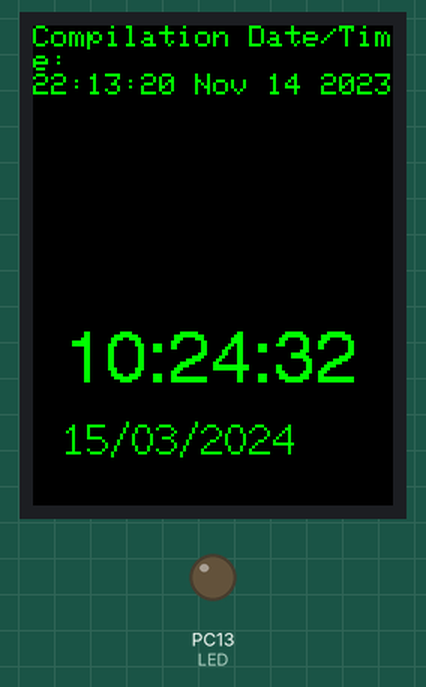
Bench run of a sketch on a simulated STM32 Blue Pill. On the bench: 240×320 colour display, output pins drawn as LEDs (lit = HIGH). Dashed ring = blinking. The local clock reads 2024-03-15 10:24:30 at power-on unless the sketch sets it.

Above: at 2.3 s.
At 7.3 s:
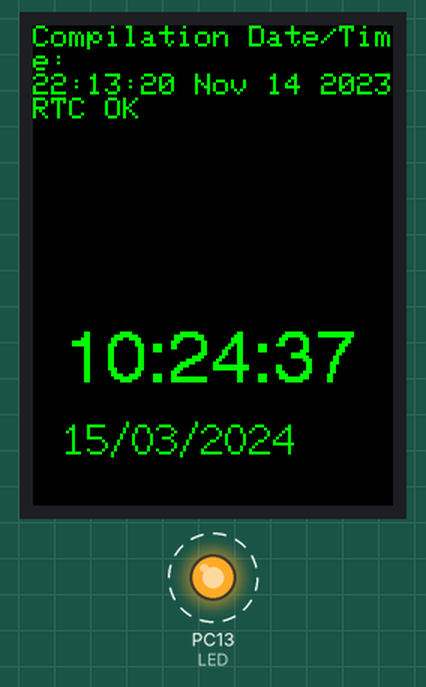
At 23.7 s:
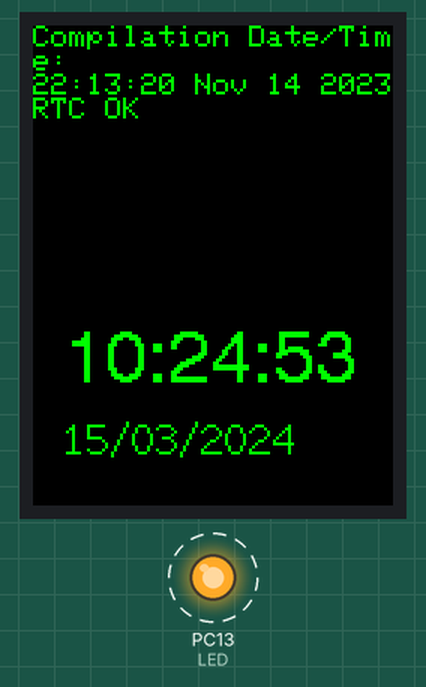
At 39.0 s:
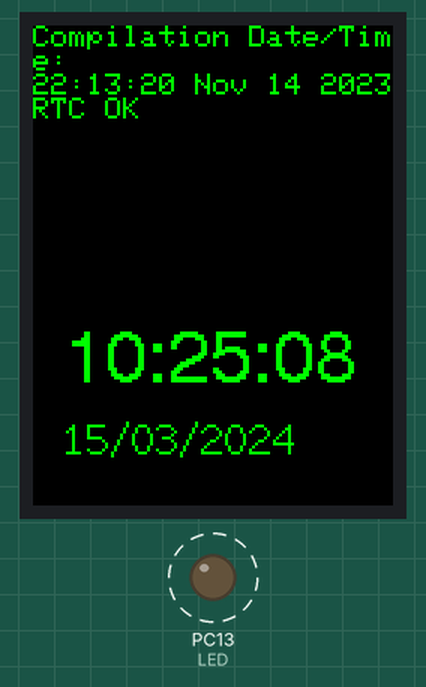
Timing chart, 0 to 40.0 s (numbered marks = the images above):
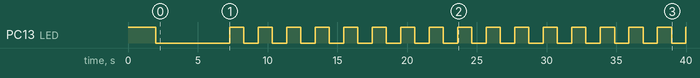

Measured:
- by itself, PC13 (LED): repeats every 2.0 s: HIGH 1.0 s, LOW 1.0 s
- what the display in image 0 shows lasts 5.0 s, from 2.3 s to 7.3 s
- what the display in image 1 shows lasts 1.0 s, from 7.3 s to 8.3 s

The sketch:

rtc_test.ino
```cpp
/* S280116 - HW ref. A181115
 *
 * Example code: Time library with RTC clock(STM32F103C8T6) without Time library (https://github.com/PaulStoffregen/Time)
 *
 *
 *  Tested on Aruino IDE 1.6.5 + Arduino_STM32. A181115 in "maple-mini" mode.
 */


#include <RTClock.h>
#include <SPI.h>
#include <Adafruit_GFX_AS.h>    // Core graphics library, with extra fonts.
#include <Adafruit_ILI9341_STM.h> // STM32 DMA Hardware-specific library

#define cs   PA3
#define dc   PA1
#define rst  PA2

Adafruit_ILI9341_STM tft = Adafruit_ILI9341_STM(cs, dc, rst);       // Invoke custom library

#define LED PC13

typedef struct TimeElements
{
  uint8_t Second;
  uint8_t Minute;
  uint8_t Hour;
  uint8_t Wday;   // Day of week, sunday is day 1
  uint8_t Day;
  uint8_t Month;
  uint8_t Year;   // Offset from 1970;
} TimeElements ;


uint32_t      dateTime_t;
TimeElements  dateTime;

const String  compTime = __TIME__;
const String  compDate = __DATE__;

RTClock rt (RTCSEL_LSE);  // Initialise RTC with LSE

void setup()
{
  pinMode(LED, OUTPUT);

  // Some delay waiting serial ready
  digitalWrite(LED, HIGH);
  delay(2000);
  digitalWrite(LED, LOW);

  tft.begin();
  tft.fillScreen(ILI9341_BLACK);
  //tft.setTextColor(ILI9341_BLACK);
  tft.setTextSize(2);
  tft.setTextColor(ILI9341_GREEN, ILI9341_BLACK);
  //tft.drawString("Starting...",20,20,4);

  /*
  Serial.print("Compilation Date/Time: ");
  Serial.print(compTime);
  Serial.print(" ");
  Serial.println(compDate);

  Serial.print("RTC Counter (unix time): ");
  Serial.println(rt.getTime());
  */

  tft.println("Compilation Date/Time: ");
  tft.print(compTime);
  tft.print(" ");
  tft.println(compDate);

  RTCdisplay(); // Display RTC date/time

  // Convert compilation time strings to "unix" format
  dateTime.Second = compTime.substring(6,8).toInt();
  dateTime.Minute = compTime.substring(3,5).toInt();
  dateTime.Hour   = compTime.substring(0,2).toInt();
  dateTime.Day    = compDate.substring(4,6).toInt();
  switch (compDate[0])
  {
      case 'J': dateTime.Month = compDate[1] == 'a' ? 1 : compDate[2] == 'n' ? 6 : 7; break;
      case 'F': dateTime.Month = 2; break;
      case 'A': dateTime.Month = compDate[2] == 'r' ? 4 : 8; break;
      case 'M': dateTime.Month = compDate[2] == 'r' ? 3 : 5; break;
      case 'S': dateTime.Month = 9; break;
      case 'O': dateTime.Month = 10; break;
      case 'N': dateTime.Month = 11; break;
      case 'D': dateTime.Month = 12; break;
  };
  dateTime.Year = compDate.substring(7,11).toInt() - 1970;
  dateTime_t = makeTime(dateTime);    // Store compilation time in "unix" format

  delay(5000);

  // Set RTC at compilation time if needed
  if (dateTime_t > (uint32_t)rt.getTime())      // Compilation time > RTC time?
  // Yes. Set RCT time from compilation time
  {
    /*
    Serial.println();
    Serial.println("RTC Set to compilation Date/Time");
    rt.setTime(dateTime_t);
    */


    tft.println("RTC Set to compilation Date/Time");
    rt.setTime(dateTime_t);

    /*
    Serial.print("New RTC Date/Time: ");
    Serial.print(dateTime.Hour);
    Serial.print(":");
    Serial.print(dateTime.Minute);
    Serial.print(":");
    Serial.print(dateTime.Second);
    Serial.print(" ");
    Serial.print(dateTime.Day);
    Serial.print("-");
    Serial.print(dateTime.Month);
    Serial.print("-");
    Serial.println(dateTime.Year + 1970);
    Serial.println();
    */
  }
  else
  {
    tft.println("RTC OK");
  }
}

void loop()
{
  RTCdisplay();
  digitalWrite(LED,!digitalRead(LED));
  delay(1000);
}

void RTCdisplay()
{
  // Display RCT time
  /*
  Serial.print("RTC Date/Time:    ");
  breakTime(rt.getTime(), dateTime);
  Serial.print(dateTime.Hour);
  printDigits(dateTime.Minute);
  printDigits(dateTime.Second);
  Serial.print(" ");
  Serial.print(dateTime.Day);
  Serial.print("-");
  Serial.print(dateTime.Month);
  Serial.print("-");
  Serial.println(dateTime.Year+1970);
  */

  //tft.println("RTC Date/Time:    ");

  tft.fillRect(20, 200, 200, 32, ILI9341_BLACK);
  char buf[24];
  char *bptr=buf;

  breakTime(rt.getTime(), dateTime);
  printDigits(bptr, dateTime.Hour, 2);
  bptr+=2;
  *bptr++=':';
  printDigits(bptr, dateTime.Minute, 2);
  bptr+=2;
  *bptr++=':';
  printDigits(bptr, dateTime.Second, 2);


  bptr=buf;
  tft.drawString(buf, 20, 200, 4);
  printDigits(bptr, dateTime.Day, 2);
  bptr+=2;
  *bptr++='/';
  printDigits(bptr, dateTime.Month, 2);
  bptr+=2;
  *bptr++='/';
  printDigits(bptr, dateTime.Year+1970, 4);
  tft.drawString(buf, 20, 260, 2);
  /*
  tft.print(dateTime.Hour);
  printDigits(dateTime.Minute);
  printDigits(dateTime.Second);
  tft.print(" ");
  tft.print(dateTime.Day);
  tft.print("-");
  tft.print(dateTime.Month);
  tft.print("-");
  tft.println(dateTime.Year+1970);
  */
}

void printDigits(char *buf, uint16_t t, uint16_t ndig)
{
  char tmp[8];
  int8_t shift;
  uint8_t i;
  itoa(t, tmp);
  shift=ndig-strlen(tmp);
  if(shift<0) return;

  for(i=0; i<shift; i++) buf[i]='0';
  strcpy(buf+i, tmp);
}

void printDigits(int digits)
{
  // Print two digits preceding colon and leading 0
  /*
  Serial.print(":");
  if(digits < 10)
    Serial.print('0');
  Serial.print(digits);
  */
  tft.print(":");
  if(digits < 10)
    tft.print('0');
  tft.print(digits);
}

/*============================================================================*/
/* Functions to convert to and from system time (From https://github.com/PaulStoffregen/Time */

// Leap year calulator expects year argument as years offset from 1970
#define LEAP_YEAR(Y)  ( ((1970+Y)>0) && !((1970+Y)%4) && ( ((1970+Y)%100) || !((1970+Y)%400) ) )
#define SECS_PER_MIN  (60UL)
#define SECS_PER_HOUR (3600UL)
#define SECS_PER_DAY  (SECS_PER_HOUR * 24UL)

static  const uint8_t monthDays[]={31,28,31,30,31,30,31,31,30,31,30,31}; // API starts months from 1, this array starts from 0

void breakTime(uint32_t timeInput, struct TimeElements &tm){
// Break the given time_t into time components
// This is a more compact version of the C library localtime function
// Note that year is offset from 1970 !!!

  uint8_t year;
  uint8_t month, monthLength;
  uint32_t time;
  unsigned long days;

  time = (uint32_t)timeInput;
  tm.Second = time % 60;
  time /= 60; // Now it is minutes
  tm.Minute = time % 60;
  time /= 60; // Now it is hours
  tm.Hour = time % 24;
  time /= 24; // Now it is days
  tm.Wday = ((time + 4) % 7) + 1;  // Sunday is day 1

  year = 0;
  days = 0;
  while((unsigned)(days += (LEAP_YEAR(year) ? 366 : 365)) <= time) {
    year++;
  }
  tm.Year = year; // Year is offset from 1970

  days -= LEAP_YEAR(year) ? 366 : 365;
  time  -= days; // Now it is days in this year, starting at 0

  days=0;
  month=0;
  monthLength=0;
  for (month=0; month<12; month++) {
    if (month==1) { // February
      if (LEAP_YEAR(year)) {
        monthLength=29;
      } else {
        monthLength=28;
      }
    } else {
      monthLength = monthDays[month];
    }

    if (time >= monthLength) {
      time -= monthLength;
    } else {
        break;
    }
  }
  tm.Month = month + 1;  // Jan is month 1
  tm.Day = time + 1;     // Day of month
}

uint32_t makeTime(struct TimeElements &tm){
// Assemble time elements into "unix" format
// Note year argument is offset from 1970

  int i;
  uint32_t seconds;

  // Seconds from 1970 till 1 jan 00:00:00 of the given year
  seconds= tm.Year*(SECS_PER_DAY * 365);
  for (i = 0; i < tm.Year; i++) {
    if (LEAP_YEAR(i)) {
      seconds +=  SECS_PER_DAY;   // Add extra days for leap years
    }
  }

  // Add days for this year, months start from 1
  for (i = 1; i < tm.Month; i++) {
    if ( (i == 2) && LEAP_YEAR(tm.Year)) {
      seconds += SECS_PER_DAY * 29;
    } else {
      seconds += SECS_PER_DAY * monthDays[i-1];  // MonthDay array starts from 0
    }
  }
  seconds+= (tm.Day-1) * SECS_PER_DAY;
  seconds+= tm.Hour * SECS_PER_HOUR;
  seconds+= tm.Minute * SECS_PER_MIN;
  seconds+= tm.Second;
  return (uint32_t)seconds;
}


/* reverse:  reverse string s in place */
 void reverse(char s[])
 {
     int i, j;
     char c;

     for (i = 0, j = strlen(s)-1; i<j; i++, j--) {
         c = s[i];
         s[i] = s[j];
         s[j] = c;
     }
}

/* itoa:  convert n to characters in s */
 void itoa(int n, char s[])
 {
     int i, sign;

     if ((sign = n) < 0)  /* record sign */
         n = -n;          /* make n positive */
     i = 0;
     do {       /* generate digits in reverse order */
         s[i++] = n % 10 + '0';   /* get next digit */
     } while ((n /= 10) > 0);     /* delete it */
     if (sign < 0)
         s[i++] = '-';
     s[i] = '\0';
     reverse(s);
}


/* itoa:  convert n to characters in s */
 void ltoa(int32_t n, char s[])
 {
     int32_t i, sign;

     if ((sign = n) < 0)  /* record sign */
         n = -n;          /* make n positive */
     i = 0;
     do {       /* generate digits in reverse order */
         s[i++] = n % 10 + '0';   /* get next digit */
     } while ((n /= 10) > 0);     /* delete it */
     if (sign < 0)
         s[i++] = '-';
     s[i] = '\0';
     reverse(s);
}
```
